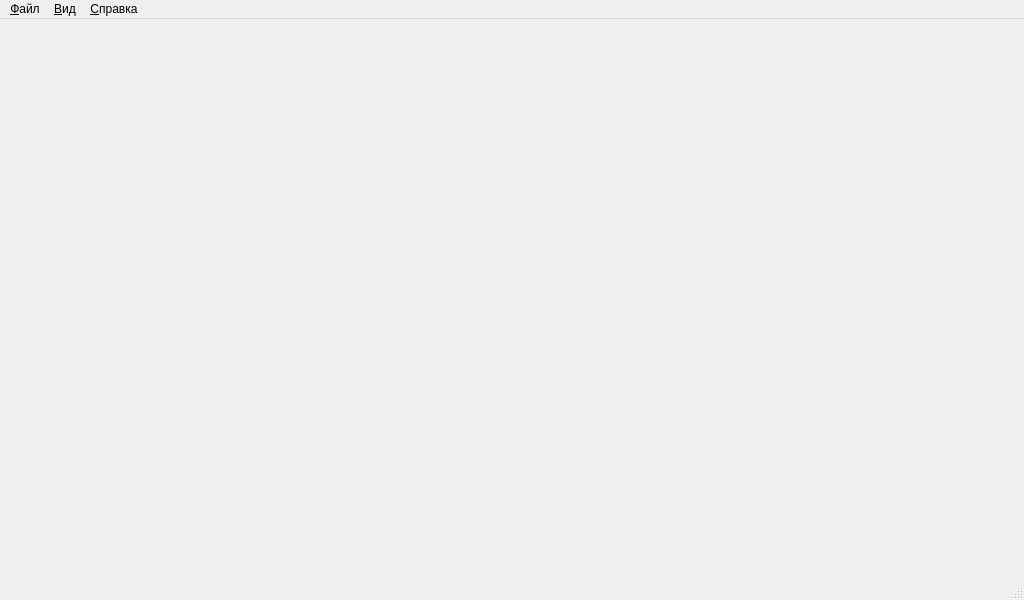
<?xml version="1.0" encoding="UTF-8"?>
<ui version="4.0">
 <class>MainWindow</class>
 <widget class="QMainWindow" name="MainWindow">
  <property name="geometry">
   <rect>
    <x>0</x>
    <y>0</y>
    <width>1024</width>
    <height>600</height>
   </rect>
  </property>
  <property name="windowTitle">
   <string>Тестер сетей</string>
  </property>
  <property name="windowIcon">
   <iconset resource="ostinato.qrc">
    <normaloff>:/icons/about.png</normaloff>:/icons/about.png</iconset>
  </property>
  <widget class="QWidget" name="centralwidget"/>
  <widget class="QMenuBar" name="menubar">
   <property name="geometry">
    <rect>
     <x>0</x>
     <y>0</y>
     <width>1024</width>
     <height>19</height>
    </rect>
   </property>
   <widget class="QMenu" name="menuFile">
    <property name="title">
     <string>&amp;Файл</string>
    </property>
    <addaction name="actionOpenSession"/>
    <addaction name="actionSaveSession"/>
    <addaction name="separator"/>
    <addaction name="actionPreferences"/>
    <addaction name="actionFileExit"/>
   </widget>
   <widget class="QMenu" name="menuHelp">
    <property name="title">
     <string>&amp;Справка</string>
    </property>
    <addaction name="actionHelpOnline"/>
    <addaction name="separator"/>
    <addaction name="actionHelpAbout"/>
    <addaction name="actionAboutQt"/>
   </widget>
   <widget class="QMenu" name="menuView">
    <property name="title">
     <string>&amp;Вид</string>
    </property>
    <addaction name="actionViewShowMyReservedPortsOnly"/>
    <addaction name="actionViewRestoreDefaults"/>
   </widget>
   <addaction name="menuFile"/>
   <addaction name="menuView"/>
   <addaction name="menuHelp"/>
  </widget>
  <widget class="QStatusBar" name="statusbar"/>
  <action name="actionFileExit">
   <property name="icon">
    <iconset resource="ostinato.qrc">
     <normaloff>:/icons/exit.png</normaloff>:/icons/exit.png</iconset>
   </property>
   <property name="text">
    <string>&amp;Выход</string>
   </property>
  </action>
  <action name="actionHelpAbout">
   <property name="icon">
    <iconset resource="ostinato.qrc">
     <normaloff>:/icons/about.png</normaloff>:/icons/about.png</iconset>
   </property>
   <property name="text">
    <string>&amp;О программе</string>
   </property>
   <property name="iconText">
    <string>О программе</string>
   </property>
   <property name="toolTip">
    <string>О программе</string>
   </property>
  </action>
  <action name="actionPreferences">
   <property name="icon">
    <iconset resource="ostinato.qrc">
     <normaloff>:/icons/preferences.png</normaloff>:/icons/preferences.png</iconset>
   </property>
   <property name="text">
    <string>Настройки</string>
   </property>
  </action>
  <action name="actionAboutQt">
   <property name="icon">
    <iconset resource="ostinato.qrc">
     <normaloff>:/icons/qt.png</normaloff>:/icons/qt.png</iconset>
   </property>
   <property name="text">
    <string>О &amp;Qt</string>
   </property>
   <property name="iconText">
    <string>О Qt</string>
   </property>
   <property name="toolTip">
    <string>О Qt</string>
   </property>
  </action>
  <action name="actionViewShowMyReservedPortsOnly">
   <property name="checkable">
    <bool>true</bool>
   </property>
   <property name="text">
    <string>Только &amp;зарезервированные порты</string>
   </property>
   <property name="iconText">
    <string>Только зарезервированные порты</string>
   </property>
   <property name="toolTip">
    <string>Только зарезервированные порты</string>
   </property>
  </action>
  <action name="actionViewRestoreDefaults">
   <property name="text">
    <string>Восстановить вид по-&amp;умолчанию</string>
   </property>
   <property name="iconText">
    <string>Восстановить вид по-умолчанию</string>
   </property>
   <property name="toolTip">
    <string>Восстановить вид по-умолчанию</string>
   </property>
  </action>
  <action name="actionOpenSession">
   <property name="text">
    <string>Открыть сессию ...</string>
   </property>
  </action>
  <action name="actionSaveSession">
   <property name="text">
    <string>Сохранить сессию ...</string>
   </property>
  </action>
  <action name="actionHelpOnline">
   <property name="icon">
    <iconset resource="ostinato.qrc">
     <normaloff>:/icons/help.png</normaloff>:/icons/help.png</iconset>
   </property>
   <property name="text">
    <string>Help (Online)</string>
   </property>
   <property name="visible">
    <bool>false</bool>
   </property>
  </action>
 </widget>
 <resources>
  <include location="ostinato.qrc"/>
 </resources>
 <connections/>
</ui>
